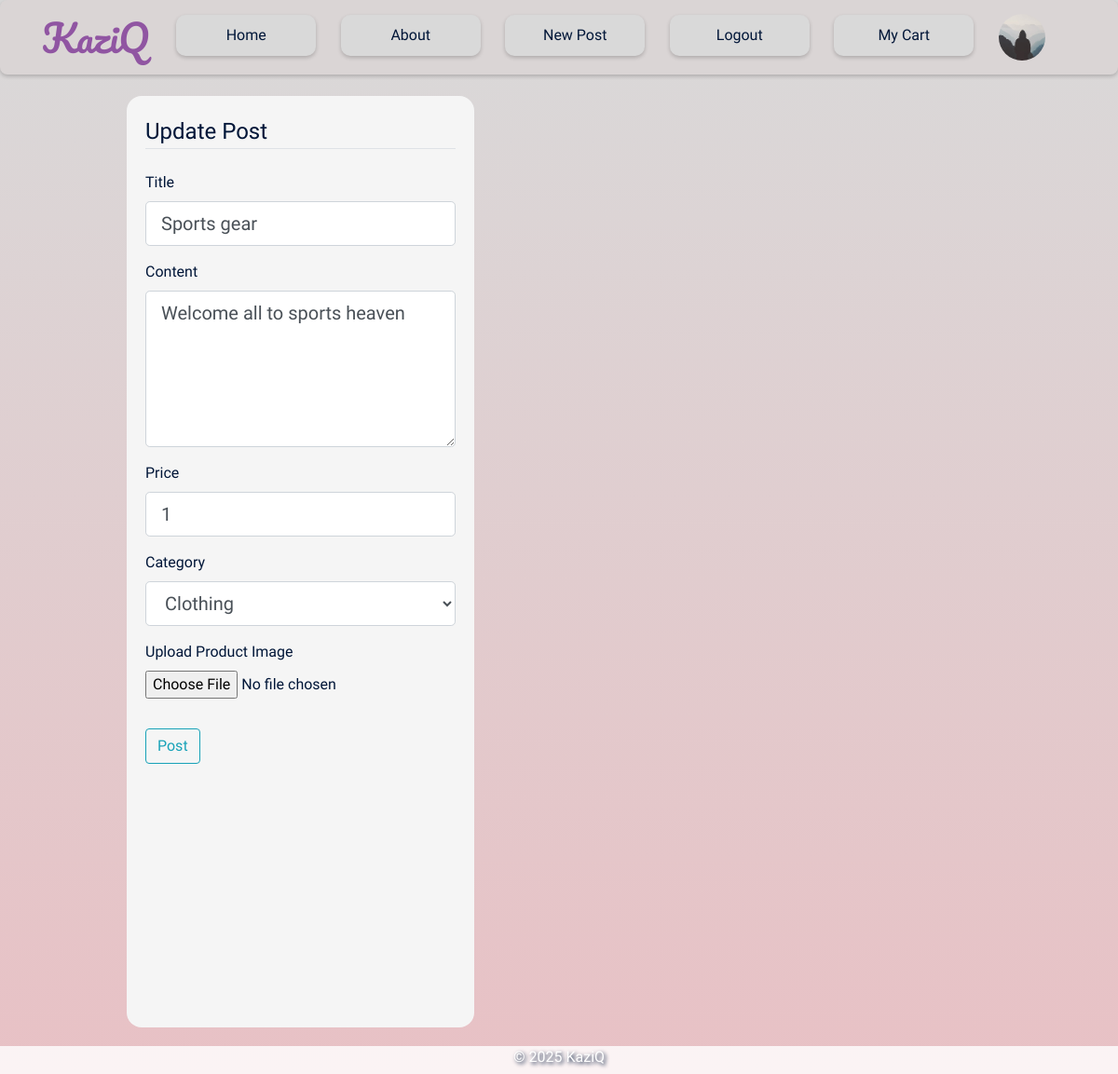
The page /post/5/update (signed in) on the database its author committed.
### flaskblog/models.py (models this page shows, shortened)
class User(db.Model, UserMixin):
    id = db.Column(db.Integer, primary_key=True)
    username = db.Column(db.String(20), unique=True, nullable=False)
    email = db.Column(db.String(120), unique=True, nullable=False)
    whatsapp = db.Column(db.String(20), nullable=False)
    image_file = db.Column(db.String(20), nullable=False, default='default.jpg')
    password = db.Column(db.String(60), nullable=False)
    is_admin = db.Column(db.Boolean, nullable=False, default=False)
    account_balance = db.Column(db.Float, default=0.0)  # Current available balance
    total_sales = db.Column(db.Float, default=0.0)      # Lifetime sales
    bank_account = db.Column(db.String(50), nullable=True)
    bank_name = db.Column(db.String(100), nullable=True)
    phone_for_payment = db.Column(db.String(20), nullable=True)
    posts = db.relationship('Post', backref='author', lazy=True)

class Post(db.Model):
    id = db.Column(db.Integer, primary_key=True)
    title = db.Column(db.String(100), nullable=False)
    date_posted = db.Column(db.DateTime, nullable=False, default=datetime.utcnow)
    content = db.Column(db.Text, nullable=False)
    price = db.Column(db.String(20), nullable=False, default='')
    user_id = db.Column(db.Integer, db.ForeignKey('user.id'), nullable=False)
    image_file = db.Column(db.String(20), nullable=True)
    cart_items = db.relationship('CartItem', backref='post', lazy=True)
    category = db.Column(db.String(50), nullable=False)

### flaskblog/routes.py (the view)
@app.route("/post/<int:post_id>/update", methods=['GET', 'POST'])
@login_required
def update_posts(post_id):
    post = Post.query.get_or_404(post_id)
    if post.author != current_user:
        flash("You don't have permission to edit this post.", "danger")
        return redirect(url_for('post', post_id=post.id))
    form = PostForm()  # Use PostForm instead of UpdatePostForm
    if form.validate_on_submit():
        post.title = form.title.data
        post.content = form.content.data
        post.price = form.price.data
        post.category = form.category.data
        if form.image.data:
            image_file = save_post_image(form.image.data)
            post.image_file = image_file
        db.session.commit()  # No need for db.session.add(post) here
        flash('Your post has been updated!', 'success')
        return redirect(url_for('post', post_id=post.id))
    elif request.method == 'GET':
        form.title.data = post.title
        form.content.data = post.content
        form.price.data = post.price
        form.category.data = post.category  # Set category value
    return render_template('update_post.html',
                           title='Update Post',
                           form=form,
                           legend='Update Post',
                           post_id=post.id)  # Pass post_id explicitly

### flaskblog/forms.py
class PostForm(FlaskForm):
    title = StringField('Title', validators=[DataRequired()])
    content = TextAreaField('Content', validators=[DataRequired()])
    price = StringField('Price', validators=[DataRequired()])
    category = SelectField('Category', choices=CATEGORIES, validators=[DataRequired()])
    image = FileField('Upload Product Image', validators=[FileAllowed(['jpg', 'png', 'jpeg'])])
    submit = SubmitField('Post')

### flaskblog/__init__.py (called while the page is built)
@login_manager.user_loader
def load_user(user_id):
    return User.query.get(int(user_id))

@app.context_processor
def inject_min_max():
    return dict(min=min, max=max)

### flaskblog/templates/update_post.html (shortened to what this page needs)
{% extends "layout.html" %}
{% block content %}
    <div class="content-section account-content">
        <form method="POST" action="" enctype="multipart/form-data">
            <fieldset class="form-group">
                <legend class="border-bottom mb-4">{{ legend }}</legend>
                <div class="form-group">
                    {{ form.title.label(class="form-control-label") }}
                    {% if form.title.errors %}
                        {{ form.title(class="form-control form-control-lg is-invalid") }}
                        <div class="invalid-feedback">
                            {% for error in form.title.errors %}
                                <span>{{ error }}</span>
                            {% endfor %}
                        </div>
                    {% else %}
                        {{ form.title(class="form-control form-control-lg") }}
                    {% endif %}
                </div>
                <div class="form-group">
                    {{ form.content.label(class="form-control-label") }}
                    {% if form.content.errors %}
                        {{ form.content(class="form-control form-control-lg is-invalid", rows=5) }}
                        <div class="invalid-feedback">
                            {% for error in form.content.errors %}
                                <span>{{ error }}</span>
                            {% endfor %}
                        </div>
                    {% else %}
                        {{ form.content(class="form-control form-control-lg", rows=5) }}
                    {% endif %}
                </div>
                <div class="form-group">
                    {{ form.price.label(class="form-control-label") }}
                    {% if form.price.errors %}
                        {{ form.price(class="form-control form-control-lg is-invalid") }}
                        <div class="invalid-feedback">
                            {% for error in form.price.errors %}
                                <span>{{ error }}</span>
                            {% endfor %}
                        </div>
                    {% else %}
                        {{ form.price(class="form-control form-control-lg") }}
                    {% endif %}
                </div>
                <div class="form-group">
                    {{ form.category.label(class="form-control-label") }}
                    {% if form.category.errors %}
                        {{ form.category(class="form-control form-control-lg is-invalid") }}
                        <div class="invalid-feedback">
                            {% for error in form.category.errors %}
                                <span>{{ error }}</span>
                            {% endfor %}
                        </div>
                    {% else %}
                        {{ form.category(class="form-control form-control-lg") }}
                    {% endif %}
                </div>
                <div class="form-group">
                    {{ form.image.label(class="form-control-label") }}
                    {{ form.image(class="form-control-file") }}
                </div>
            </fieldset>
            <div class="form-group">
                {{ form.submit(class="btn btn-outline-info") }}
            </div>
        </form>
    </div>
{% endblock content %}

### flaskblog/templates/layout.html (shortened to what this page needs)
<!DOCTYPE html>
<html lang="en">
<head>
    <link rel="stylesheet" href="https://cdn.jsdelivr.net/npm/bootstrap@4.3.1/dist/css/bootstrap.min.css">
    <link rel="stylesheet" type="text/css" href="{{ url_for('static', filename='main.css') }}">
    <link href="https://cdnjs.cloudflare.com/ajax/libs/font-awesome/5.15.4/css/all.min.css" rel="stylesheet">
</head>
<body>
    <header class="site-header">
        <nav class="navbar navbar-expand-md" id="navbar">
            <div class="container">
                <a class="navbar-brand" href="/">KaziQ</a>
                <div class="collapse navbar-collapse" id="navbarToggle">
                    <div class="navbar-nav mr-auto" id="navbar-nav">
                        <a class="nav-item nav-link" href="{{url_for('home')}}">Home</a>
                        <a class="nav-item nav-link" href="{{url_for('about')}}">About</a>
                        {% if current_user.is_authenticated %}
                        <a class="nav-item nav-link" href="{{url_for('new_post')}}">New Post</a>
                        <a class="nav-item nav-link" href="{{url_for('logout')}}">Logout</a>
                        <a class='nav-item nav-link' href="{{url_for('view_cart')}}">My Cart</a>
                        <a href="{{ url_for('account') }}">
                            <img src="{{ url_for('static', filename='profile_pics/' + current_user.image_file) }}" alt="Profile" class="rounded-circle account-img">
                        </a>
                        {% else %}
                            <a class="nav-item nav-link" href="{{url_for('login')}}">Login</a>
                            <a class="nav-item nav-link" href="{{url_for('register')}}">Register</a>
                        {% endif %}
                    </div>
                </div>
            </div>
        </nav>
    </header>
    <main role="main" class="container mt-5 pt-5">
        <div class="row">
            <div class="content-container">
                <div class="body-content">
                    <div class="wholebar">
                        <div class="actual-content">
                            {% block content %}{% endblock %}
                        </div>
                        <div class="sidebar">
                        </div>
                    </div>
                </div>
            </div>
        </div>
    </main>
    <footer>
        <div class="footer-container">
            <div class="footer">
                <p>&copy; 2025 KaziQ</p>
            </div>
        </div>
    </footer>
</body>
</html>

### flaskblog/static/main.css (style rules this page uses)
body { background-image: linear-gradient(to bottom, #D9D9D9, #E8C1C5); background-repeat: no-repeat; background-position:center; background-attachment: fixed; font-family: "Itim", cursive; font-weight: 400; font-style: normal; color: #011638; margin:0; }
#navbar { background-color:#dad5d5; width: 100%; height: 80px; border-radius:8px; box-shadow: 0 2px 4px 0 rgba(0,0,0,0.2); margin-top: 0; display:flex; justify-content:center; align-items:center; }
#navbar-nav { width:100%; display:flex; justify-content:space-around; align-items:end; margin-top:-5px; }
.navbar-nav .account-img { height: 50px; width: 50px; border-radius: 50%; margin-right: 20px; margin-bottom:-5px; }
.navbar-nav { margin:0; width:100%; display:flex; justify-content:space-around; }
.navbar-brand { font-family: "Pacifico", cursive; font-weight: 400; font-style: normal; color: #9055A2; font-size:2.5rem; }
.nav-item { font-family: "Itim", cursive; font-weight: 400; font-style: normal; color: #011638; width:150px; text-align:center; }
.account-content { padding:20px; }
.body-content { display:flex; justify-content:center; align-items:center; flex-direction:column; }
.navbar, .navbar-collapse { filter: none; pointer-events: auto; z-index: 1050; }
.content-container { display:flex; justify-content:center; align-items:center; margin:auto; }
.content-section { background: whitesmoke; border: none; border-radius: 1em; height:1000px; }
.actual-content { border: none; border-radius:1em; display: grid; gap: 20px; grid-template-columns: repeat(2, 1fr); height:100%; width:100%; margin-right:20px; }
.account-img { height: 125px; width: 125px; margin-right: 20px; margin-bottom: 16px; }
footer { display:flex; justify-content:center; align-items:start; background-color: rgba(255, 255, 255, 0.8); width:100%; height: 35px; color:#ffffff; font-size:1rem; position:fixed; bottom:-5px; text-shadow: 2px 2px 4px #011638; }
.sidebar { width: 250px; padding: 20px; border-radius:1em; background:none; border-radius:0 1em 1em 0; text-align:center; }
.site-header .navbar-nav .nav-link { color:#011638; background-color:#D9D9D9; border-radius:10px; text-align:center; padding:10px 25px; transition: background-color 0.3s; box-shadow: 0 2px 4px 0 rgba(0,0,0,0.2); }
.wholebar { display:flex; justify-content:center; align-items:center; margin:-73px 0px 50px 60px; }

### rows shown on the page
User: image_file (placeholder picture)
Post: title "Sports gear", content "Welcome all to sports heaven", price "1", category "Clothing"

### other values the page prints
{{ legend }} "Update Post"
